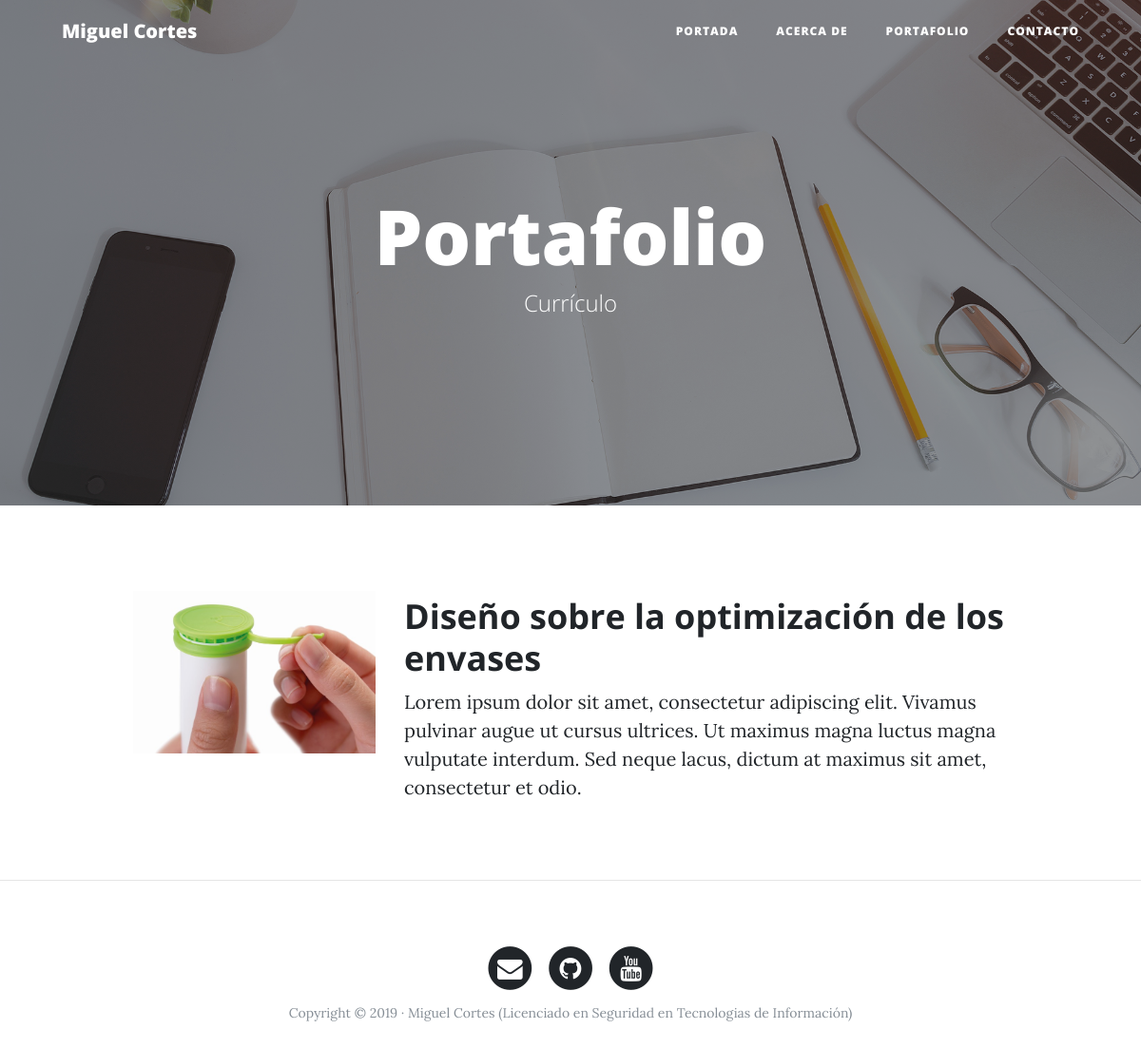
/portfolio/, run on an earlier commit of the app's database.
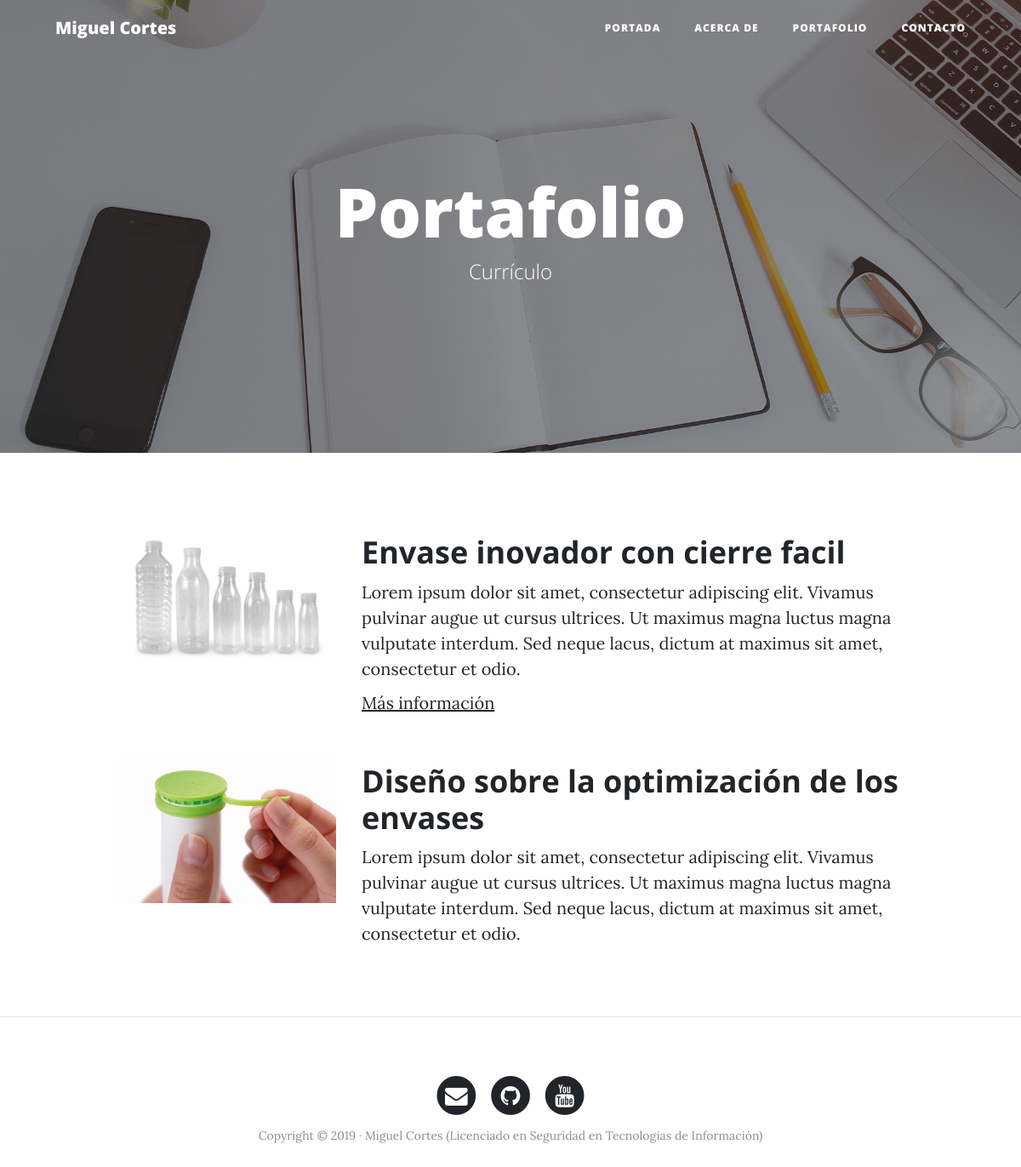
And on a later commit of the database.
### portfolio/models.py (models this page shows, shortened)
class Project(models.Model):
    title = models.CharField(max_length=200, verbose_name = "Titulo")
    description = models.TextField(verbose_name = "Descripción")
    image = models.ImageField(verbose_name = "Imagen", upload_to="projects")
    link = models.URLField(verbose_name = "Direccion Web", null=True, blank=True)
    created = models.DateTimeField(auto_now_add=True, verbose_name = "Fecha de creación")
    updated = models.DateTimeField(auto_now=True, verbose_name = "Fecha de actualización")
    class Meta:
        verbose_name = "Proyecto"
        verbose_name_plural = "Proyectos"
        ordering = ["-created"]

### portfolio/views.py (the view)
# urls.py: path('portfolio/', portfolio_views.portfolio, name="portfolio"),
def portfolio(request):
    projects = Project.objects.all()
    return render(request, "portfolio/portfolio.html", {'projects':projects})

### portfolio/templates/portfolio/portfolio.html (shortened to what this page needs)
{% extends 'core/base.html'%}
{% block background %}{%load static %}{% static 'core/img/portfolio-bg.jpg' %}{% endblock %}
{% block headers %}
	    <h1>Portafolio</h1>
	    <span class="subheading">Currículo</span>
{% endblock %}
{% block content%}
	{% for  project in projects%}
		<div class="row project">
			<div class="col-lg-3 col-md-4 offset-lg-1">
				<img class="img-fluid" src="{{project.image.url}}" alt="">
			</div>
			<div class="col-lg-7 col-md-8">
				<h2 class="section-heading title">{{project.title}}</h2>
				<p>{{project.description}}</p>
				{% if project.link %}
					<p><a href="{{project.link}}">Más información</a></p>
				{% endif %}
			</div>
		</div>
	{% endfor %}
{% endblock %}

What changed in the data, as far as the page shows it:
added Project: image (picture), title "Envase inovador con cierre facil", description "Lorem ipsum dolor sit amet, consectetur adipiscing elit. Vivamus pulvinar augue ut cursus ultrices. Ut maximus magna luctus magna vulputate interdum. Sed neque lacus, dictum at maximus sit amet, consectetur et odio."
